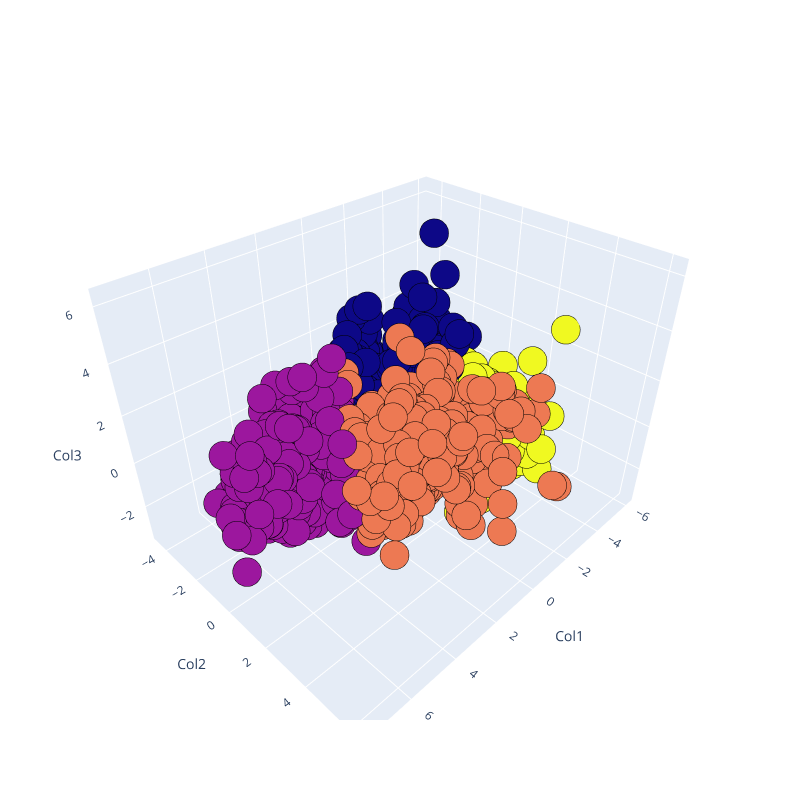

The notebook cell this image was saved under:
### Code cell
Scene = dict(xaxis = dict(title  = 'Col1'),yaxis = dict(title  = 'Col2'),zaxis = dict(title  = 'Col3'))
trace = go.Scatter3d(x=pca_df['col1'], y=pca_df['col2'], z=pca_df['col3'], mode='markers',marker=dict(color = pca_df["Clusters_KMeans"], size= 10, line=dict(color= 'black',width = 10)))
layout = go.Layout(margin=dict(l=0,r=0),scene = Scene,height = 800,width = 800)
data = [trace]
fig = go.Figure(data = data, layout = layout)
fig.show()

### Figure 1 — Plotly figure (JSON) as saved in the notebook; plotly's stock layout.template omitted (floating-point values rounded to 4 significant figures; data arrays with more than 128 entries replaced by an {"elided": "..."} marker saying what was removed)
{"data": [{"marker": {"color": {"elided": "2205 int values"}, "line": {"color": "black", "width": 10}, "size": 10}, "mode": "markers", "type": "scatter3d", "x": {"elided": "2205 float values"}, "y": {"elided": "2205 float values"}, "z": {"elided": "2205 float values"}}], "layout": {"height": 800, "margin": {"l": 0, "r": 0}, "scene": {"xaxis": {"title": {"text": "Col1"}}, "yaxis": {"title": {"text": "Col2"}}, "zaxis": {"title": {"text": "Col3"}}}, "width": 800}}
